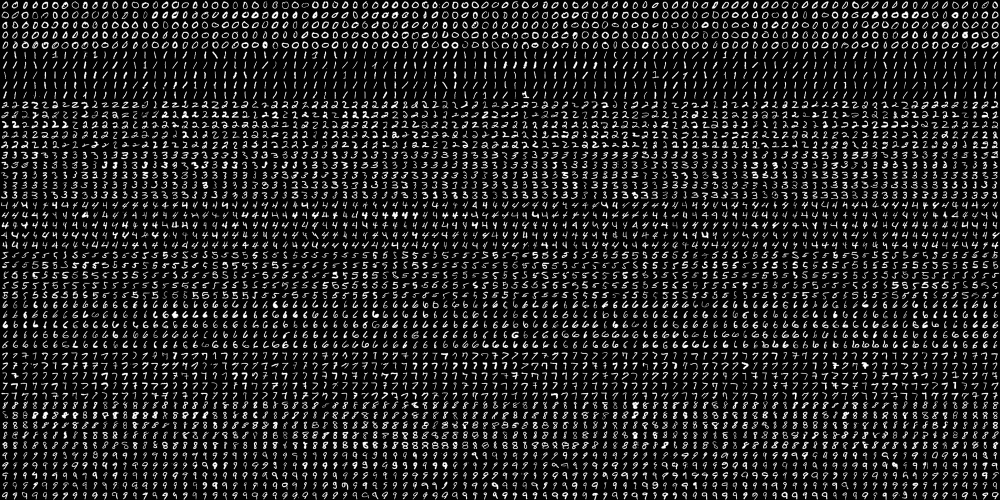
#> input picture 디지털영상처리/week13/data/digits.png, 2000 x 1000 px (shown at 1/2 size)
$ python 2_1_knn_handwritten_digits_recognition_varying_k.py
#> lines starting #> are read from the running program, lines starting #| are printed output that depends on the picture
"""
Handwritten digits recognition using KNN and raw pixels as features and varying k
개요
    digits.png 파일에 있는 5000개의 숫자 영상을 50%는 학습 영상으로 나머지 50%는 테스트 영상으로 활용한다.
    k를 1~9까지 변화시켜 가면서 정확도를 점검해 본다.
    이때 학습과 테스트에 사용하는 데이터는 고정하였다.


"""

# Import required packages:
import cv2
import numpy as np
import matplotlib.pyplot as plt

from collections import defaultdict
# 구태여 colections 모듈을 사용할 필요는 없었는데
# defaultdict 모듈을 사용함으로써 향후 10%, ..90% 까지 증가시켰을 때의 인식 성능을 점검할 목적으로 수정하기 용이하다.


# Constants:
SIZE_IMAGE = 20
NUMBER_CLASSES = 10


def load_digits_and_labels(big_image):
    """Returns all the digits from the 'big' image and creates the corresponding labels for each image"""
#> called with big_image = '../data/digits.png'

    # Load the 'big' image containing all the digits:
    digits_img = cv2.imread(big_image, 0)
#> digits_img is the input picture: shape (1000, 2000); min 0, max 255, mean 33.8

    # Get all the digit images from the 'big' image:
    number_rows = digits_img.shape[1] / SIZE_IMAGE
#> number_rows = 100
    rows = np.vsplit(digits_img, digits_img.shape[0] / SIZE_IMAGE)
#> rows = 50 items

    digits = []
    for row in rows:
        row_cells = np.hsplit(row, number_rows)
        for digit in row_cells:
            digits.append(digit)
#> this loop made 50 passes
#> after the loop, digits = 5000 items
    digits = np.array(digits)

    # Create the labels for each image:
    labels = np.repeat(np.arange(NUMBER_CLASSES), len(digits) / NUMBER_CLASSES)
#> labels = 5000 values from 0 to 9
    return digits, labels


def get_accuracy(predictions, labels):
    """Returns the accuracy based on the coincidences between predictions and labels"""

    accuracy = (np.squeeze(predictions) == labels).mean()
    return accuracy * 100


def raw_pixels(img):
    """Return raw pixels as feature from the image"""

    return img.flatten()


# Load all the digits and the corresponding labels:
digits, labels = load_digits_and_labels('../data/digits.png')
#> labels = 5000 values from 0 to 9

# Shuffle data
# Constructs a random number generator:
rand = np.random.RandomState(1234)
# Randomly permute the sequence:
shuffle = rand.permutation(len(digits))
#> shuffle = 5000 values, max 4999 at index 2969, min 0 at index 1989, mean 2499.5
digits, labels = digits[shuffle], labels[shuffle]
#> labels = 5000 values, max 9 at index 6, min 0 at index 9, mean 4.5

# Compute the descriptors for all the images.
# In this case, the raw pixels are the feature descriptors
raw_descriptors = []
for img in digits:
    raw_descriptors.append(np.float32(raw_pixels(img)))
#> after the loop, raw_descriptors = 5000 items
raw_descriptors = np.squeeze(raw_descriptors)
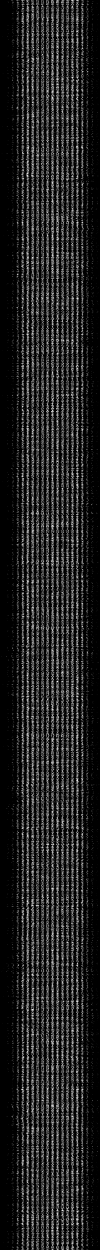
#> raw_descriptors: shape (5000, 400) float32 (shown at 1/4 size); min 0, max 255, mean 33.8

# At this point we split the data into training and testing (50% for each one):
partition = int(0.5 * len(raw_descriptors))
#> partition = 2500
raw_descriptors_train, raw_descriptors_test = np.split(raw_descriptors, [partition])
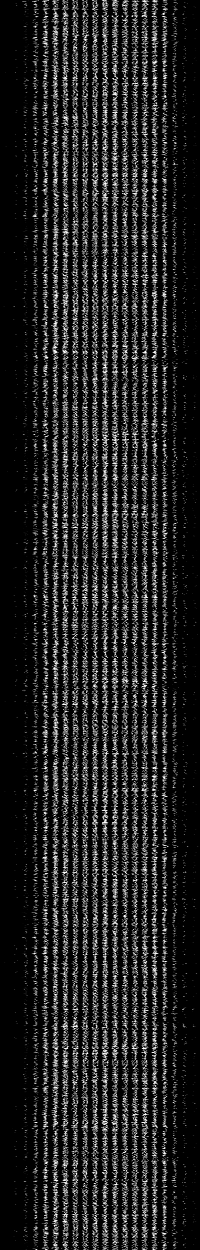
#> raw_descriptors_train: shape (2500, 400) float32 (shown at 1/2 size); min 0, max 255, mean 33.6
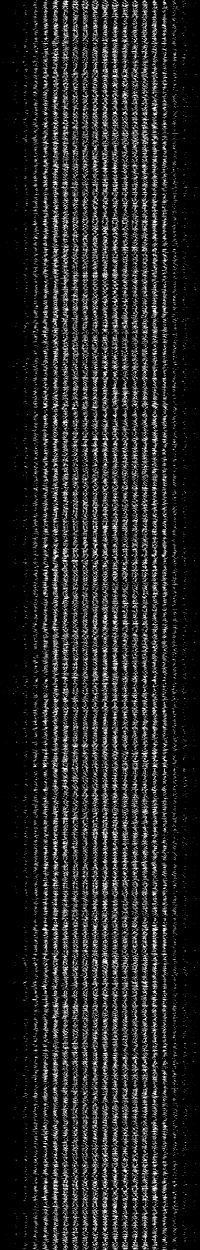
#> raw_descriptors_test: shape (2500, 400) float32 (shown at 1/2 size); min 0, max 255, mean 34
labels_train, labels_test = np.split(labels, [partition])
#> labels_train = 2500 values, max 9 at index 6, min 0 at index 9, mean 4.48; labels_test = 2500 values, max 9 at index 1, min 0 at index 4, mean 4.52
print('type(labels_test)=', type(labels_test), ' | labels_test.shape=', labels_test.shape)
#| type(labels_test)= <class 'numpy.ndarray'>  | labels_test.shape= (2500,)

# Train the KNN model:
print('Training KNN model - raw pixels as features')
knn = cv2.ml.KNearest_create()
knn.train(raw_descriptors_train, cv2.ml.ROW_SAMPLE, labels_train)

# Create a dictionary to store the accuracy when testing:
results = defaultdict(list)
print(results['50'])    # empty list를 반환한다. 최소한 오류가 발생하지는 않는다.
# 구태여 colections 모듈을 사용할 필요는 없었는데
# 학습에 사용한 문자 폰트의 비율을 10%, ..90% 까지 증가시켰을 때의 향후 비율에 따른 인식 성능을 점검할 목적으로 활용한 듯하다.

for k in np.arange(1, 10):
    ret, result, neighbours, dist = knn.findNearest(raw_descriptors_test, k)
    acc = get_accuracy(result, labels_test)
    #print(" {}".format("%.2f" % acc))
    print(f"k={k} : {acc:#.2f}")
    results['50'].append(acc)   # 50%만 학습시켰으므로 그외의 비율은 없다.
#> this loop made 9 passes
#> (accuracy in get_accuracy, acc) on passes 1 to 9: (0.937, 93.72), (0.92, 91.96), (0.93, 93), (0.926, 92.64), (0.926, 92.6), (0.924, 92.4), (0.923, 92.28), (0.924, 92.44), (0.92, 91.96)
#| k=1 : 93.72
#| k=2 : 91.96
#| k=3 : 93.00
#| k=4 : 92.64
#| k=5 : 92.60
#| k=6 : 92.40
#| k=7 : 92.28
#| k=8 : 92.44
#> (further printed lines are left out)

#print(results['50'])

# Show all results using matplotlib capabilities:
# Create the dimensions of the figure and set title:
fig = plt.figure(figsize=(12, 5))
plt.suptitle("k-NN handwritten digits recognition", fontsize=14, fontweight='bold')
#fig.patch.set_facecolor('silver')

ax = plt.subplot(1, 1, 1)
ax.set_xlim(0, 10)
dim = np.arange(1, 10)
#> dim = [1, 2, 3, 4, 5, 6, 7, 8, 9]

for key in results:
    print(type(key), key)
    ax.plot(dim, results[key], linestyle='--', marker='o', label="50%")

#print(len(results))

plt.legend(loc='upper left', title="% training")
plt.title('Accuracy of the K-NN model varying k')
plt.xlabel("number of k")
plt.ylabel("accuracy")
plt.show()
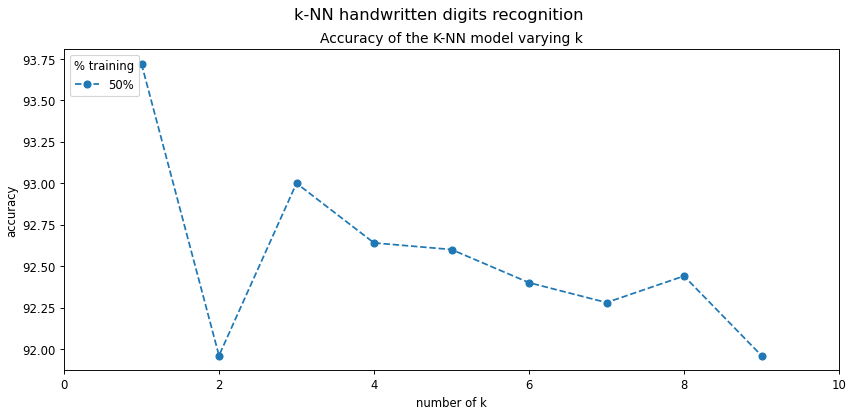
#> figure drawn by matplotlib, 1 panel

$ run again, with 디지털영상처리/week13/data/bts2.jpg saved as 디지털영상처리/week13/data/digits.png
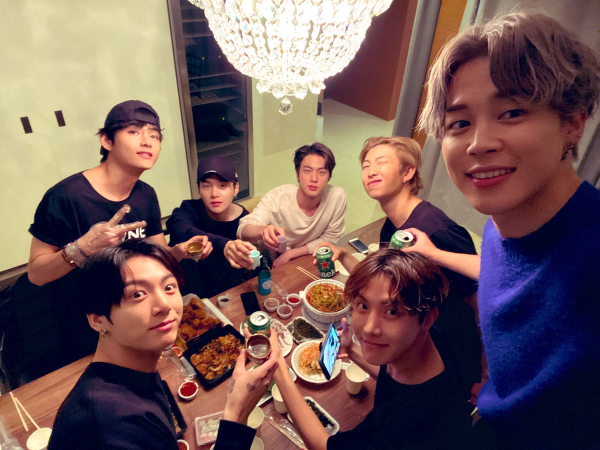
#> input picture 디지털영상처리/week13/data/bts2.jpg, 1200 x 900 px (shown at 1/2 size)
#> rows = 45 items
#> the loop in load_digits_and_labels, `for row in rows:` made 45 passes
#> after the loop in load_digits_and_labels, `for row in rows:`: digits = 2700 items
#> in load_digits_and_labels, `labels = np.repeat(np.arange(NUMBER_CLASSES), len(digits) / NUMBER_CLA..`: labels = 2700 values from 0 to 9
#> shuffle = 2700 values, max 2699 at index 2496, min 0 at index 535, mean 1349.5
#> `digits, labels = digits[shuffle], labels[shuffle]`: labels = 2700 values, max 9 at index 4, min 0 at index 1, mean 4.5
#> after the loop `for img in digits:`: raw_descriptors = 2700 items
#> partition = 1350
#> `raw_descriptors_train, raw_descriptors_test = np.split(raw_descriptors..`:
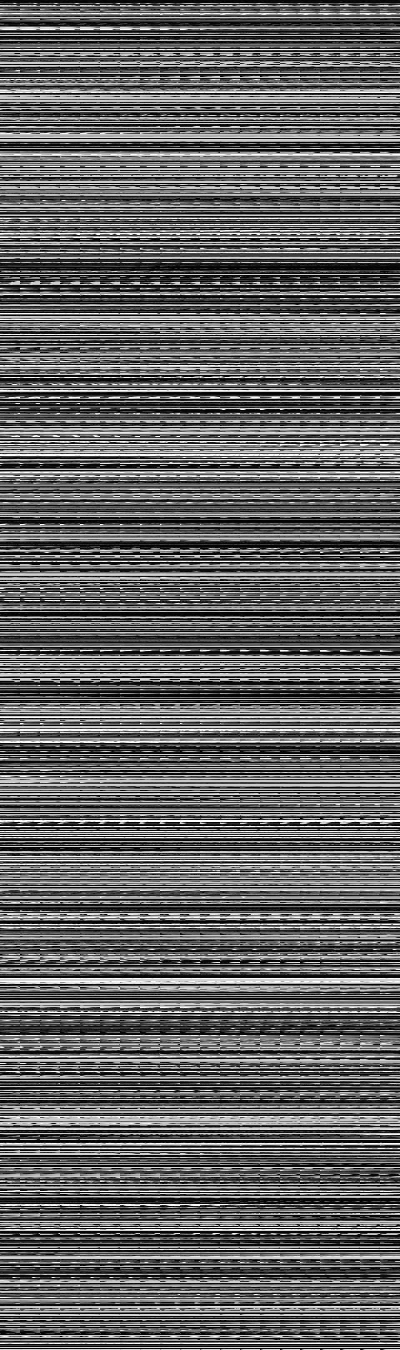
#> raw_descriptors_test: shape (1350, 400) float32; min 0, max 255, mean 99.1
#> labels_train = 1350 values, max 9 at index 4, min 0 at index 1, mean 4.5; labels_test = 1350 values, max 9 at index 31, min 0 at index 13, mean 4.5
#| type(labels_test)= <class 'numpy.ndarray'>  | labels_test.shape= (1350,)
#> the loop `for k in np.arange(1, 10):` made 9 passes
#> (accuracy in get_accuracy, acc) on passes 1 to 8: (0.21, 20.96), (0.212, 21.19), (0.204, 20.37), (0.206, 20.59), (0.201, 20.15), (0.207, 20.67), (0.198, 19.78), (0.201, 20.15)
#> (printed output is left out)
#> dim = [1, 2, 3, 4, 5, 6, 7, 8, 9]
#> `plt.show()`:
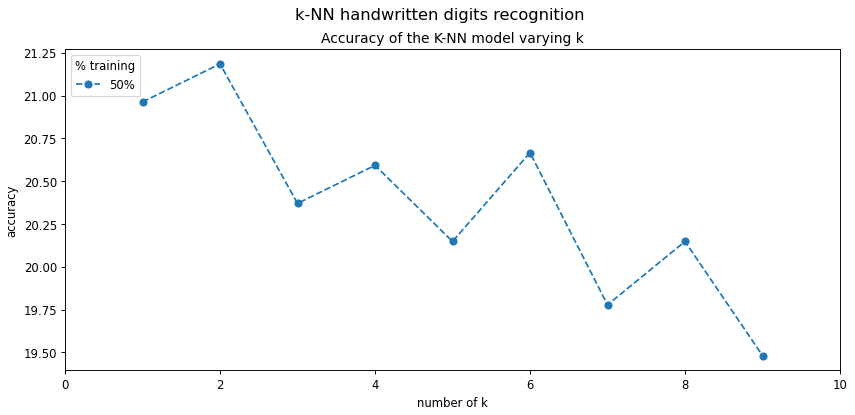
#> figure drawn by matplotlib, 1 panel
